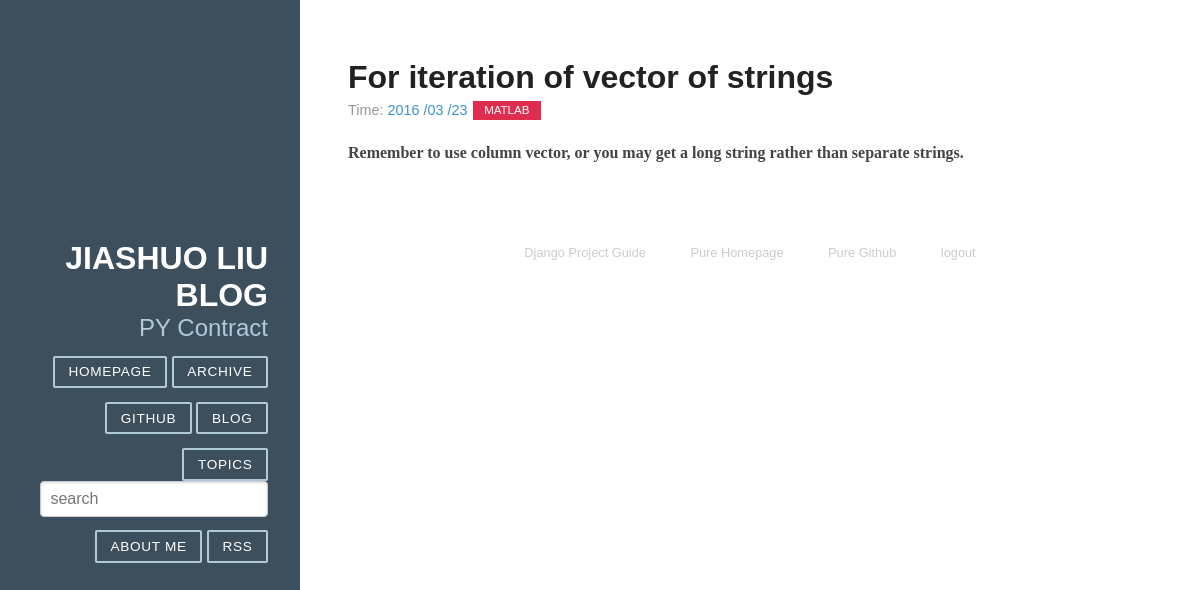
Page /5/ (signed in) on the committed database.
### article/models.py (models this page shows, shortened)
class Article(models.Model):
    title = models.CharField(max_length=100)
    category = models.CharField(max_length=50, blank=True)
    date_time = models.DateTimeField(auto_now_add=True)
    content = models.TextField(blank=True, null=True)
    class Meta:
        ordering = ['-date_time']

### article/views.py (the view)
# urls.py: url(r'^(?P<idx>\d+)/$', views.detail, name='detail'),
@login_required
def detail(request, idx):
    try:
        post = Article.objects.get(id=str(idx))
    except Article.DoesNotExist:
        raise Http404
    return render(request, 'post.html', {'post':post})

### article/templatetags/custom_markdown.py (called while the page is built)
@register.filter(is_safe=True)
@stringfilter
def custom_markdown(value):
    return mark_safe(markdown.markdown(value,
        extensions=['markdown.extensions.fenced_code', 'markdown.extensions.codehilite'],
        safe_mode=True,
        enable_attributes=False))

### templates/post.html
{% extends "base.html" %}
{% load custom_markdown %}
{% block content %}
<div class="posts">
    <section class="post">
        <header class="post-header">
            <h2 class="post-title">{{ post.title }}</h2>
            <p class="post-meta">
                Time: <a class="post-author" href="#">{{ post.date_time|date:"Y /m /d" }}</a> <a class="post-category post-category-js" href="{% url 'search_tag' tag=post.category %}">{{ post.category }}</a>
            </p>
        </header>
        <div class="post-description">
            <p>{{ post.content|custom_markdown }}</p>
        </div>
    </section>
</div>
{% endblock %}

### article/static/css/pure-min.css (style rules this page uses)
article,aside,details,figcaption,figure,footer,header,hgroup,main,nav,section,summary { display:block }
html { font-size:100%;-ms-text-size-adjust:100%;-webkit-text-size-adjust:100% }
html,button,input,select,textarea { font-family:sans-serif }
body { margin:0 }
h2 { font-size:1.5em;margin:.83em 0 }
h4 { font-size:1em;margin:1.33em 0 }
p,pre { margin:1em 0 }

### article/static/css/blog.css (style rules this page uses)
* { -webkit-box-sizing: border-box; -moz-box-sizing: border-box; box-sizing: border-box; }
a { text-decoration: none; color: rgb(61, 146, 201); }
.post { padding-bottom: 2em; }
.post-title { font-size: 2em; color: #222; margin-bottom: 0.2em; }
.post-description { font-family: Georgia, "Cambria", serif; color: #444; line-height: 1.8em; }
.post-meta { color: #999; font-size: 90%; margin: 0; }
.post-category { margin: 0 0.1em; padding: 0.3em 1em; color: #fff; background: #999; font-size: 80%; }
.post-category-js { background: #df2d4f; }

### rows in the picture
Article: title "For iteration of vector of strings", date_time "2016 /03 /23", category "MATLAB", content|custom_markdown "Remember to use column vector, or you may get a long string rather than separate strings."
